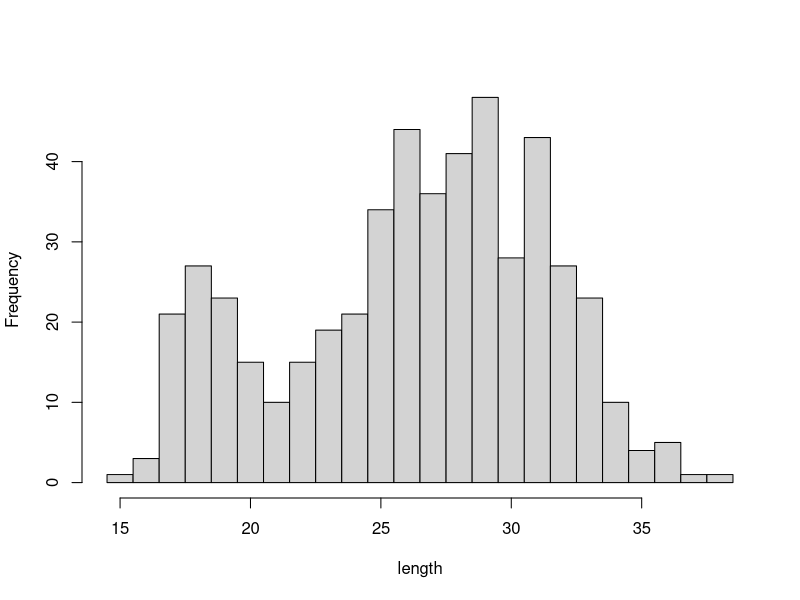
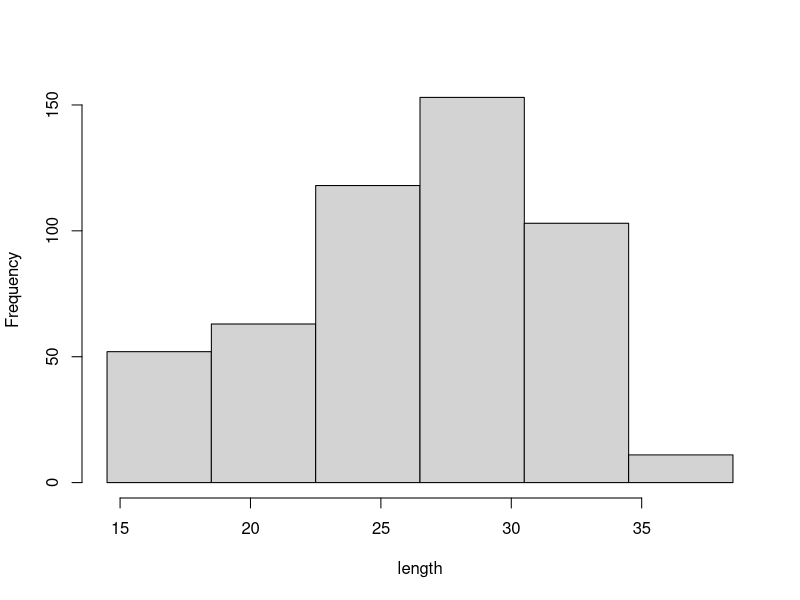

These figures' R source, in order:
# solution for exercise 6 of ficha tp 1

data <- read.csv("DadosFolha1.csv", na.strings = "")
trypanosoma <- data$Ex7
trypanosoma <- trypanosoma[!is.na(trypanosoma)]

par(mfrow = c(1,1))

# histogram with 24 classes
classes <- seq(from=14.5, to=38.5, by=1)
hist(trypanosoma,
  main="",
  breaks=classes,
  right=FALSE,
  xlab="length"
)

#hist with 6 classes -> loses data
classes <- seq(from=14.5, to=38.5, by=ceiling((38-15)/6))
hist(
  trypanosoma,
  main="",
  breaks=classes,
  right=FALSE,
  xlab="length"
)
